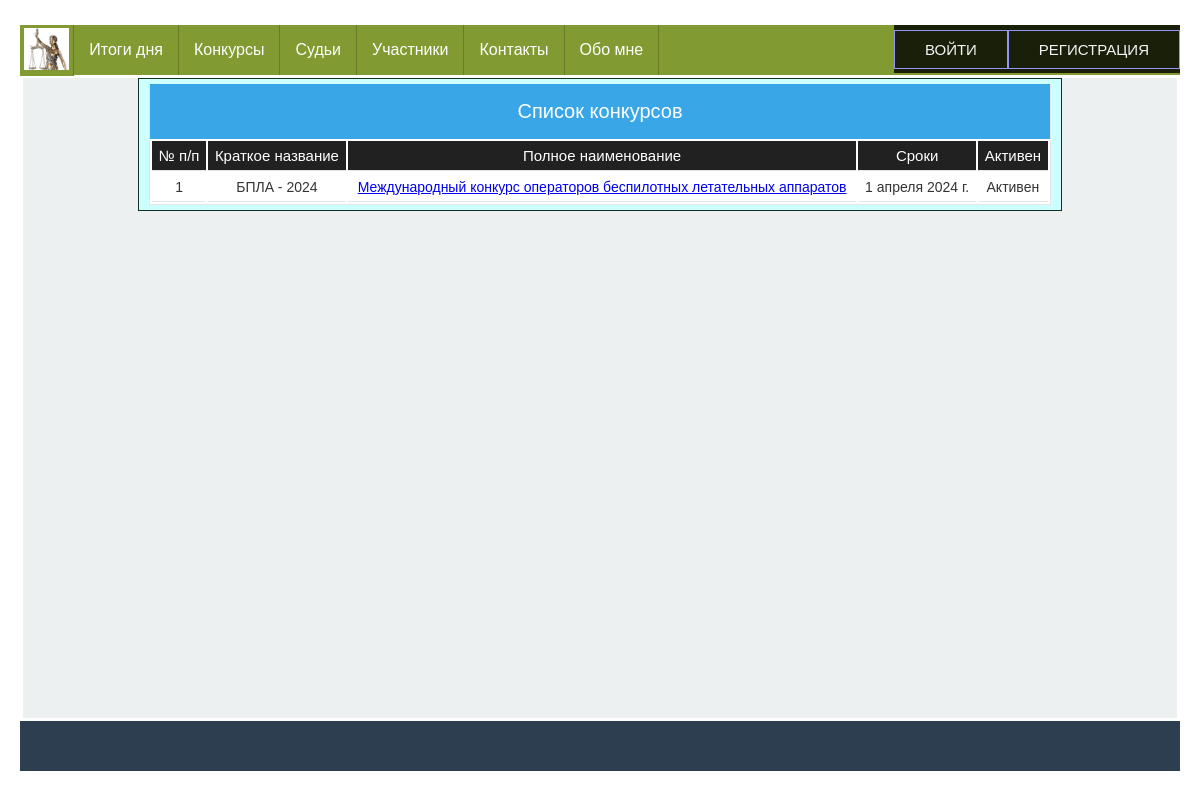
Screenshot of /competitions/all/ with the database file from the repository.
### app_for_competitions/models.py (models this page shows, shortened)
class Competition(models.Model):
    class Meta:
        db_table = 'competitions'
        verbose_name = _('Конкурс')  # наименование в админке в единственном числе
        verbose_name_plural = _('Конкурсы')  # наименование в админке во множественном числе
    name = models.CharField(_('Сокращенное название'), max_length=50, unique=True)
    fullname = models.CharField(_('Полное наименование конкурса'), max_length=200,
                                default=None)
    date = models.DateField(_('Дата проведения'),
                            help_text="Дата начала")
    active = models.BooleanField(_('Активен'), default=True)

### app_for_competitions/views.py (the view)
# urls.py: path('all/', edit_competitions, name='all_competitions'),
def edit_competitions(request):
    competitions = Competition.objects.filter(date__gte=datetime.now()).order_by('-active', 'date')
    context = dict()
    context['competitions'] = competitions
    context['table_title'] = COMPETITIONS_TABLE_TITLE
    context['title'] = "Конкурсы"
    return render(request, 'app_for_competitions/view_competitions.html', context=context)

### app_for_competitions/templates/app_for_competitions/view_competitions.html (shortened to what this page needs)
{% extends 'base.html' %}
{% load static %}
{% block content %}
<div class="row">
    <div class="table-caption">Список конкурсов</div>
    <table id="table">
        <thead>
        <tr>
            {% for value in table_title %}
            {% if value != 'Редактор' %}
            <th>{{ value }}</th>
            {% else %}
            {% if user.judge.status == 'M' or user.judge.status == 'J' %}
            <th>{{ value }}</th>
            {% endif %}
            {% endif %}
            {% endfor %}
        </tr>
        </thead>
        <tbody>
        {% for competition in competitions %}
        <tr>
            <td>{{forloop.counter}}</td>
            <td>{{competition.name}}</td>
            <td><a href="{% url 'view_competition' pk=competition.id %}"> {{ competition.fullname }}</a></td>
            <td>{{competition.date}}</td>
            <td>
                {% if user.judge.status == 'M' or user.judge.status == 'J' %}
                <div class="container">
                    <a href="{% url 'competition_activate' pk=competition.id %}" class="btn a_btn">
                        {% if competition.active %}
                        Деактивировать
                        {% else %}
                        Активировать
                        {% endif %}
                    </a>
                </div>
                {% else %}
                {% if competition.active %}
                <span>Активен</span>
                {% else %}
                <span>Не активен</span>
                {% endif %}
                {% endif %}
            </td>
        </tr>
        {% endfor %}
        </tbody>
    </table>
</div>
{% endblock %}

### static/css/stylesheet.css (style rules this page uses)
* { box-sizing: border-box; }
.row { overflow: hidden; max-width: 80%; min-height: 2px; background-color: #CCFFFF; margin: 0 auto; border: 1px solid #123123; padding: 5px 10px; }
* { -moz-box-sizing: border-box; -webkit-box-sizing: border-box; box-sizing: border-box; }
html { color: #333333; font-size: 62.5%; }
body { font: normal 16px Tahoma, Geneva, Helvetica, sans-serif; margin: 0 auto; padding: 0; min-width: 1000px; }
@media only all and (min-width: 760px) { body { padding-left: 20px; padding-right: 20px; padding-right: 2rem; padding-left: 2rem; } }
table { display: block; margin: 0; border: none; background: #fff; font-size: 14px; font-size: 1.4rem; }
@media only all and (min-width: 760px) { table { display: table; width: 100%; border: 1px solid #e5e5e5; border-top: none; } }
tbody { display: block; }
@media only all and (min-width: 760px) { tbody { display: table-row-group; } }
.table-caption { display: block; width: 100%; background: #39a7e7; color: #fff; font-size: 20px; font-size: 2rem; text-align: center; height: 44px; line-height: 44px; border: none; border-bottom: 2px solid #999; }
@media only all and (min-width: 760px) { .table-caption { border: 1px solid #e5e5e5; border-top: none; border-bottom: none; height: 55px; line-height: 55px; } }
tr { position: relative; display: block; border-bottom: 1px solid #ccc; padding: 8px; padding: 0.8rem; }
@media only all and (min-width: 760px) { tr { display: table-row; } }
thead tr { display: none; }
@media only all and (min-width: 760px) { thead { background: #212121; color: #fff; } }
@media only all and (min-width: 760px) { thead tr { display: table-row; } }
@media only all and (min-width: 760px) { thead tr th { font-weight: normal; font-size: 15px; font-size: 1.5rem; } }
td { display: block; border: none; position: relative; text-align: left; }
@media only all and (min-width: 760px) { td, th { display: table-cell; padding: 6px; padding: 0.6rem; border-bottom: 1px solid #e5e5e5; text-align: center; } }
td:before { content: attr(data-label); display: inline-block; width: 15%; background: #999; border-radius: 6px; height: 20px; margin: 0px 10px 0px 0px; margin: 0rem 1rem 0rem 0rem; padding: 0px 5px; padding: 0rem 0.5rem; font-size: 10px; font-size: 1rem; line-height: 20px; text-align: center; color: #fff; overflow: hidden; }
@media only all and (min-width: 560px) { td:before { width: 12%; font-size: 12px; font-size: 1.2rem; } }
@media only all and (min-width: 760px) { td:before { content: ""; display: none; } }

### rows the page displays
Competition: name "БПЛА - 2024", fullname "Международный конкурс операторов беспилотных летательных аппаратов", date "1 апреля 2024 г.", active "Активен"

### other values shown
{{ value }} "№ п/п" "Краткое название" "Полное наименование" "Сроки" "Активен"
